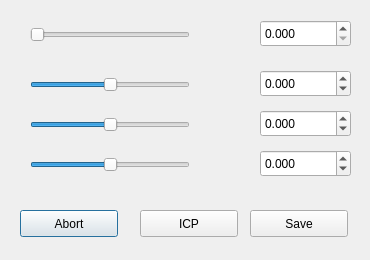
<?xml version="1.0" encoding="UTF-8"?>
<ui version="4.0">
 <class>dialog_init_allign</class>
 <widget class="QDialog" name="dialog_init_allign">
  <property name="geometry">
   <rect>
    <x>0</x>
    <y>0</y>
    <width>370</width>
    <height>260</height>
   </rect>
  </property>
  <property name="windowTitle">
   <string>Dialog</string>
  </property>
  <widget class="QPushButton" name="abort_button">
   <property name="geometry">
    <rect>
     <x>20</x>
     <y>210</y>
     <width>98</width>
     <height>27</height>
    </rect>
   </property>
   <property name="text">
    <string>Abort</string>
   </property>
  </widget>
  <widget class="QPushButton" name="save_button">
   <property name="geometry">
    <rect>
     <x>250</x>
     <y>210</y>
     <width>98</width>
     <height>27</height>
    </rect>
   </property>
   <property name="text">
    <string>Save</string>
   </property>
  </widget>
  <widget class="QPushButton" name="pushButton">
   <property name="geometry">
    <rect>
     <x>140</x>
     <y>210</y>
     <width>98</width>
     <height>27</height>
    </rect>
   </property>
   <property name="text">
    <string>ICP</string>
   </property>
  </widget>
  <widget class="QSlider" name="z">
   <property name="geometry">
    <rect>
     <x>30</x>
     <y>150</y>
     <width>160</width>
     <height>29</height>
    </rect>
   </property>
   <property name="minimum">
    <number>-1000</number>
   </property>
   <property name="maximum">
    <number>1000</number>
   </property>
   <property name="orientation">
    <enum>Qt::Horizontal</enum>
   </property>
  </widget>
  <widget class="QSlider" name="rotate">
   <property name="geometry">
    <rect>
     <x>30</x>
     <y>20</y>
     <width>160</width>
     <height>29</height>
    </rect>
   </property>
   <property name="maximum">
    <number>3599</number>
   </property>
   <property name="orientation">
    <enum>Qt::Horizontal</enum>
   </property>
  </widget>
  <widget class="QSlider" name="x">
   <property name="geometry">
    <rect>
     <x>30</x>
     <y>70</y>
     <width>160</width>
     <height>29</height>
    </rect>
   </property>
   <property name="minimum">
    <number>-1000</number>
   </property>
   <property name="maximum">
    <number>1000</number>
   </property>
   <property name="orientation">
    <enum>Qt::Horizontal</enum>
   </property>
  </widget>
  <widget class="QSlider" name="y">
   <property name="geometry">
    <rect>
     <x>30</x>
     <y>110</y>
     <width>160</width>
     <height>29</height>
    </rect>
   </property>
   <property name="minimum">
    <number>-1000</number>
   </property>
   <property name="maximum">
    <number>1000</number>
   </property>
   <property name="orientation">
    <enum>Qt::Horizontal</enum>
   </property>
  </widget>
  <widget class="QDoubleSpinBox" name="rotate_2">
   <property name="geometry">
    <rect>
     <x>260</x>
     <y>20</y>
     <width>91</width>
     <height>27</height>
    </rect>
   </property>
   <property name="decimals">
    <number>3</number>
   </property>
   <property name="minimum">
    <double>0.000000000000000</double>
   </property>
   <property name="maximum">
    <double>359.899999999999977</double>
   </property>
   <property name="singleStep">
    <double>0.100000000000000</double>
   </property>
  </widget>
  <widget class="QDoubleSpinBox" name="x_2">
   <property name="geometry">
    <rect>
     <x>260</x>
     <y>70</y>
     <width>91</width>
     <height>27</height>
    </rect>
   </property>
   <property name="decimals">
    <number>3</number>
   </property>
   <property name="minimum">
    <double>-1.000000000000000</double>
   </property>
   <property name="maximum">
    <double>1.000000000000000</double>
   </property>
   <property name="singleStep">
    <double>0.001000000000000</double>
   </property>
  </widget>
  <widget class="QDoubleSpinBox" name="z_2">
   <property name="geometry">
    <rect>
     <x>260</x>
     <y>150</y>
     <width>91</width>
     <height>27</height>
    </rect>
   </property>
   <property name="decimals">
    <number>3</number>
   </property>
   <property name="minimum">
    <double>-1.000000000000000</double>
   </property>
   <property name="maximum">
    <double>1.000000000000000</double>
   </property>
   <property name="singleStep">
    <double>0.001000000000000</double>
   </property>
  </widget>
  <widget class="QDoubleSpinBox" name="y_2">
   <property name="geometry">
    <rect>
     <x>260</x>
     <y>110</y>
     <width>91</width>
     <height>27</height>
    </rect>
   </property>
   <property name="decimals">
    <number>3</number>
   </property>
   <property name="minimum">
    <double>-1.000000000000000</double>
   </property>
   <property name="maximum">
    <double>1.000000000000000</double>
   </property>
   <property name="singleStep">
    <double>0.001000000000000</double>
   </property>
  </widget>
 </widget>
 <resources/>
 <connections/>
</ui>
